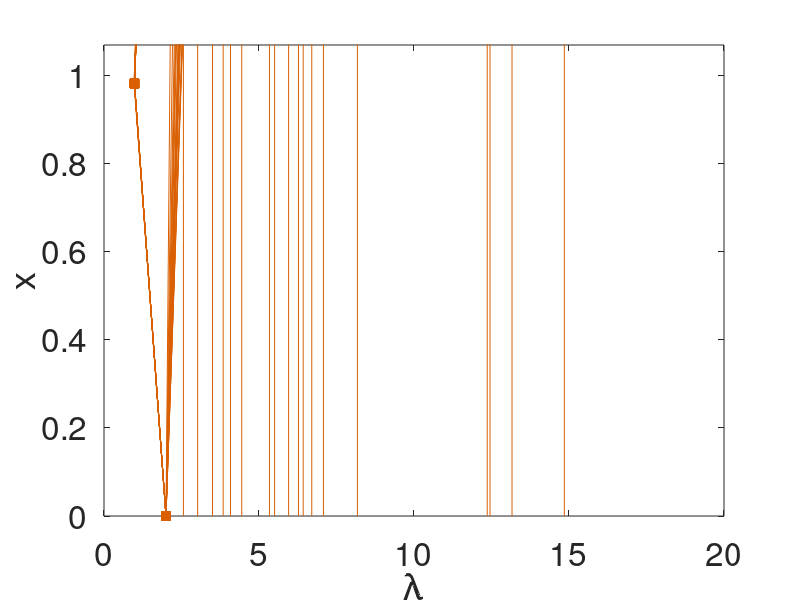
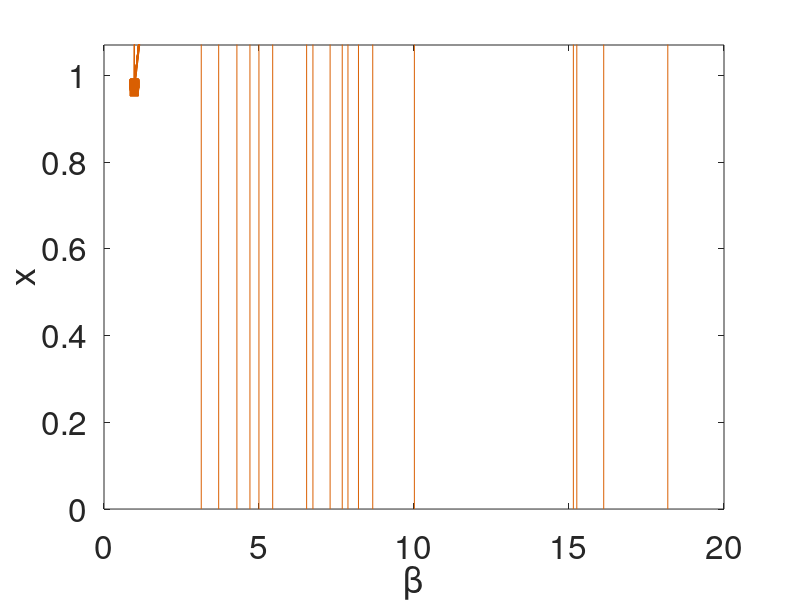

Recreate these plots in MATLAB, in order.
function plot_power_IEEE30
clear
clc

%%  IEEE 30
load bus30
[m,n] = size(bus30);
num = 10;simsize = 6;
color_net2 = [217,95,2]/255;
figure1 = figure('color',[1 1 1]);
axes1 = axes('Parent',figure1,'FontSize',24);%,'XScale','log'
hold(axes1,'all');
for i = 1:m
    for j = 1:n
        e10 =bus30{i,j};e10 = abs(e10');
        plot(e10(:,3),e10(:,1),'-s','Color',color_net2,'Linewidth',0.01,'MarkerSize',simsize,'MarkerFaceColor',color_net2,'MarkerEdgeColor',color_net2);hold on;
        plot([e10(end,3),e10(end,3)],[e10(end,1),0],'-','Color',color_net2)
    end
end
box on
xlabel('\lambda')
ylabel('x')
ylim([0,1.07])
%% beta space
figure1 = figure('color',[1 1 1]);
axes1 = axes('Parent',figure1,'FontSize',24);%,'XScale','log'
hold(axes1,'all');
for i = 1:m
    for j = 1:n
        e10 =bus30{i,j};e10 = abs(e10');
        plot(e10(:,2),e10(:,4),'-s','Color',color_net2,'Linewidth',0.01,'MarkerSize',simsize,'MarkerFaceColor',color_net2,'MarkerEdgeColor',color_net2);hold on;
        plot([e10(end,2),e10(end,2)],[e10(end,4),0],'-','Color',color_net2)
    end
end
box on
xlabel('\beta')
ylabel('x')
ylim([0,1.07])
